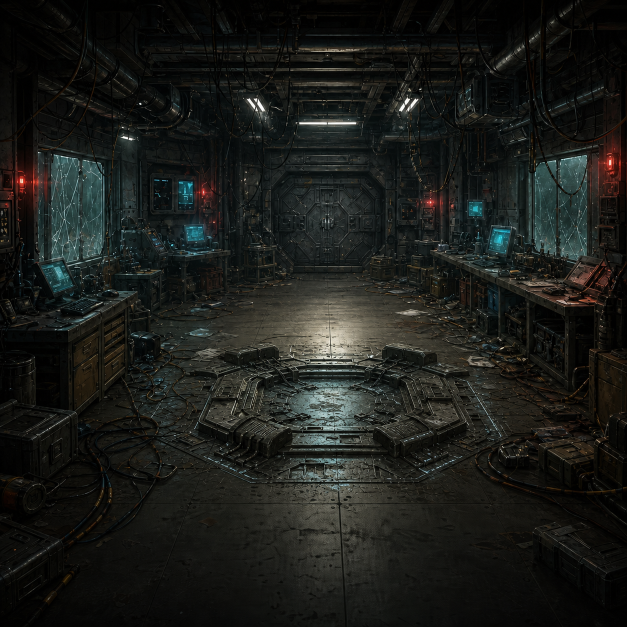
#> input picture Assets/Project/UI/Vertical/Machine/Monolith2D/machine_destroyed_lab_grounded_cradle_square_v07.png, 1254 x 1254 px, given in place of monolith_sector_1_exposed_surface_progression_v35.png, which was not available (shown at 1/2 size)
$ python audit_monolith_node_layout_v56.py
#> lines starting #> are read from the running program, lines starting #| are printed output that depends on the picture; pictures that were not available may be replaced by others from this repository, and a replacement may not be noted
from __future__ import annotations

import json
import math
from pathlib import Path
from typing import Iterable

from PIL import Image, ImageDraw


ROOT = Path(__file__).resolve().parents[1]
ASSETS = ROOT / "Assets/Project/UI/Vertical/Machine/Monolith2D"
OUTPUT = ROOT / "Logs/VisualQA/MachineMonolith2D_V56_Internal"
TILE_SIZE = 627
ALPHA_LIMIT = 250
REFERENCE_ART_SIZE = (291.0, 516.0)
RENDERED_ART_SIZE = (405.0, 720.0)
SYMBOL_CLEAR_HALF = (16.0 / REFERENCE_ART_SIZE[0], 16.0 / REFERENCE_ART_SIZE[1])
ALPHA_CLEAR_HALF = (16.0 / RENDERED_ART_SIZE[0], 16.0 / RENDERED_ART_SIZE[1])
HIT_HALF = (40.0 / REFERENCE_ART_SIZE[0], 40.0 / REFERENCE_ART_SIZE[1])
PREFIXES = (3, 5, 7, 8)

ASSET_NAMES = {
    1: "monolith_sector_1_exposed_surface_progression_v35.png",
    2: "monolith_sector_2_exposed_surface_progression_v43.png",
    3: "monolith_sector_3_lower_right_progression_v55.png",
}

POLYGONS = {
    1: [(.340, .920), (.660, .920), (.645, .180), (.500, .070),
        (.260, .070)],
    2: [(.495, .930), (.620, .900), (.790, .070), (.621, .055),
        (.515, .215)],
    3: [(.470, .900), (.700, .900), (.860, .100), (.480, .100)],
}

# Candidata perceptual inicial. Este archivo es una herramienta interna: las
# posiciones activas siguen perteneciendo a MachineMonolith2DVisualUI.
LAYOUTS = {
    1: [(.595, .820), (.445, .460), (.470, .120), (.505, .670),
        (.560, .210), (.595, .550), (.400, .270), (.520, .350)],
    2: [(.580, .780), (.580, .460), (.710, .120), (.605, .640),
        (.670, .280), (.625, .550), (.610, .200), (.620, .370)],
    3: [(.610, .820), (.540, .470), (.720, .150), (.560, .660),
        (.640, .250), (.680, .560), (.740, .390), (.540, .360)],
}


def cross(a: tuple[float, float], b: tuple[float, float], c: tuple[float, float]) -> float:
    return (b[0] - a[0]) * (c[1] - a[1]) - (b[1] - a[1]) * (c[0] - a[0])


def inside_convex(point: tuple[float, float], polygon: list[tuple[float, float]]) -> bool:
    signs = []
    for index, current in enumerate(polygon):
        value = cross(current, polygon[(index + 1) % len(polygon)], point)
        if abs(value) > 1e-6:
            signs.append(value > 0)
    return bool(signs) and all(sign == signs[0] for sign in signs)


def footprint_inside_polygon(face: int, point: tuple[float, float]) -> bool:
    half_x, half_y = SYMBOL_CLEAR_HALF
    return all(
        inside_convex((point[0] + half_x * dx, point[1] + half_y * dy), POLYGONS[face])
        for dx in (-1, 0, 1)
        for dy in (-1, 0, 1)
    )


def tile_alpha(image: Image.Image, stage: int, u: float, v: float) -> int:
    tile_x = (stage % 2) * TILE_SIZE
    tile_y = (stage // 2) * TILE_SIZE
    x = max(0, min(TILE_SIZE - 1, round(u * (TILE_SIZE - 1))))
    y = max(0, min(TILE_SIZE - 1, round((1.0 - v) * (TILE_SIZE - 1))))
    return image.getpixel((tile_x + x, tile_y + y))[3]


def footprint_inside_alpha(image: Image.Image, stage: int,
                           point: tuple[float, float]) -> bool:
    half_x, half_y = ALPHA_CLEAR_HALF
    for row in range(7):
        for column in range(7):
            u = point[0] - half_x + 2.0 * half_x * column / 6.0
            v = point[1] - half_y + 2.0 * half_y * row / 6.0
            if tile_alpha(image, stage, u, v) < ALPHA_LIMIT:
                return False
    return True


def hitboxes_overlap(a: tuple[float, float], b: tuple[float, float]) -> bool:
    # The visible center of either node must never fall inside the other's
    # 80x80 target. Peripheral overlap remains allowed on these narrow faces.
    return (abs(a[0] - b[0]) < HIT_HALF[0] and
            abs(a[1] - b[1]) < HIT_HALF[1])


def polygon_area(points: Iterable[tuple[float, float]]) -> float:
    ordered = list(points)
    return abs(sum(
        ordered[index][0] * ordered[(index + 1) % len(ordered)][1]
        - ordered[(index + 1) % len(ordered)][0] * ordered[index][1]
        for index in range(len(ordered))
    )) * .5


def convex_hull(points: list[tuple[float, float]]) -> list[tuple[float, float]]:
    ordered = sorted(set(points))
    if len(ordered) <= 1:
        return ordered
    lower: list[tuple[float, float]] = []
    for point in ordered:
        while len(lower) >= 2 and cross(lower[-2], lower[-1], point) <= 0:
            lower.pop()
        lower.append(point)
    upper: list[tuple[float, float]] = []
    for point in reversed(ordered):
        while len(upper) >= 2 and cross(upper[-2], upper[-1], point) <= 0:
            upper.pop()
        upper.append(point)
    return lower[:-1] + upper[:-1]


def layout_metrics(face: int, stage: int, points: list[tuple[float, float]],
                   image: Image.Image) -> dict:
    valid = [footprint_inside_polygon(face, point) and
             footprint_inside_alpha(image, stage, point)
             for point in points]
    overlaps = []
    distances = []
    for left in range(len(points)):
        for right in range(left + 1, len(points)):
            distances.append(math.dist(points[left], points[right]))
            if hitboxes_overlap(points[left], points[right]):
                overlaps.append([left + 1, right + 1])

    polygon = POLYGONS[face]
    poly_x = [point[0] for point in polygon]
    poly_y = [point[1] for point in polygon]
    x_span = (max(point[0] for point in points) - min(point[0] for point in points)) / (max(poly_x) - min(poly_x))
    y_span = (max(point[1] for point in points) - min(point[1] for point in points)) / (max(poly_y) - min(poly_y))
    hull_ratio = polygon_area(convex_hull(points)) / polygon_area(polygon)
    return {
        "safe": all(valid),
        "invalid_points": [index + 1 for index, value in enumerate(valid) if not value],
        "hitbox_overlaps": overlaps,
        "min_center_distance": round(min(distances), 4) if distances else 0.0,
        "x_span_ratio": round(x_span, 4),
        "y_span_ratio": round(y_span, 4),
        "hull_area_ratio": round(hull_ratio, 4),
    }


def draw_overlay(face: int, image: Image.Image, stage: int,
                 points: list[tuple[float, float]]) -> None:
    tile_x = (stage % 2) * TILE_SIZE
    tile_y = (stage // 2) * TILE_SIZE
    tile = image.crop((tile_x, tile_y, tile_x + TILE_SIZE, tile_y + TILE_SIZE)).convert("RGBA")
    draw = ImageDraw.Draw(tile, "RGBA")
    polygon = [(round(x * TILE_SIZE), round((1.0 - y) * TILE_SIZE)) for x, y in POLYGONS[face]]
    draw.line(polygon + [polygon[0]], fill=(0, 220, 255, 210), width=3)
    count = PREFIXES[stage]
    for index, point in enumerate(points[:count]):
        cx = point[0] * TILE_SIZE
        cy = (1.0 - point[1]) * TILE_SIZE
        hit_x = HIT_HALF[0] * TILE_SIZE
        hit_y = HIT_HALF[1] * TILE_SIZE
        draw.rectangle((cx - hit_x, cy - hit_y, cx + hit_x, cy + hit_y),
                       outline=(255, 170, 0, 170), width=2)
        radius = 10
        draw.ellipse((cx - radius, cy - radius, cx + radius, cy + radius),
                     fill=(0, 235, 255, 230), outline=(255, 255, 255, 255), width=2)
        draw.text((cx + 12, cy - 12), str(index + 1), fill=(255, 255, 255, 255))
    path = OUTPUT / f"face_{face}_stage_{stage}_{(0, 20, 40, 60)[stage]}pct_overlay.png"
    tile.save(path)


def main() -> None:
    OUTPUT.mkdir(parents=True, exist_ok=True)
    report = {
        "reference_art_size": REFERENCE_ART_SIZE,
        "symbol_clear_half_normalized": SYMBOL_CLEAR_HALF,
        "hitbox_half_normalized": HIT_HALF,
        "faces": {},
    }
    failed = False
    for face in (1, 2, 3):
        image = Image.open(ASSETS / ASSET_NAMES[face]).convert("RGBA")
        points = LAYOUTS[face]
        stages = {}
        for stage, count in enumerate(PREFIXES):
            metrics = layout_metrics(face, stage, points[:count], image)
            stages[str((0, 20, 40, 60)[stage])] = metrics
            draw_overlay(face, image, stage, points)
            failed |= not metrics["safe"] or bool(metrics["hitbox_overlaps"])
#> this loop made 4 passes
#> valid in layout_metrics on passes 1 to 4: [True, True, True], [True, True, True, True, True], [True, True, True, True, True, True, True], [True, True, True, True, True, True, True, True]
#> pass 1, in draw_overlay, `tile = image.crop((tile_x, tile_y, tile_x + TILE_SIZE, tile_y + TILE_S..`:
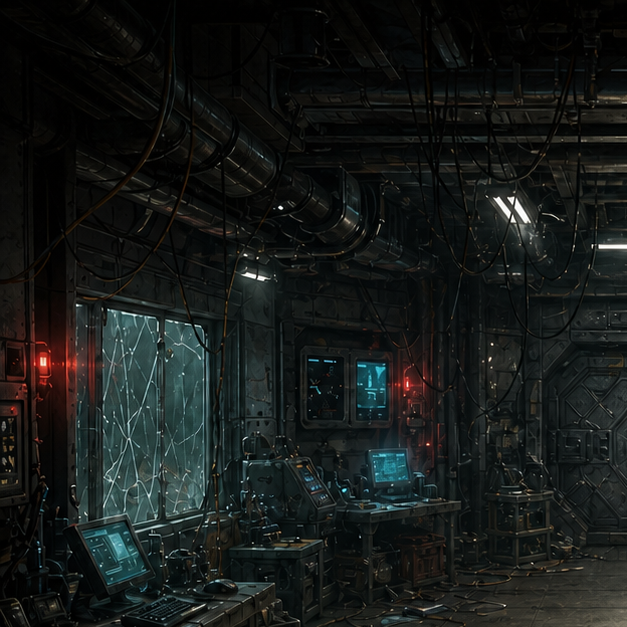
#> tile: PIL image 627x627 RGBA; mean R, G, B, A 22, 25.7, 24.2, 255
#> pass 1, in draw_overlay, `tile.save(path)`:
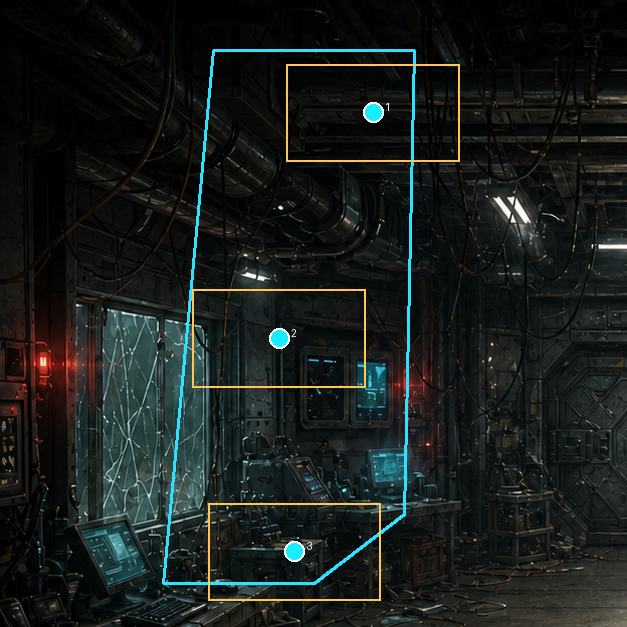
#> saved as face_1_stage_0_0pct_overlay.png: PIL image 627x627 RGBA; mean R, G, B, A 23.9, 29.6, 27.1, 253.8; transparent parts drawn white
#> pass 2, in draw_overlay (call 2), `tile = image.crop((tile_x, tile_y, tile_x + TILE_SIZE, tile_y + TILE_S..`:
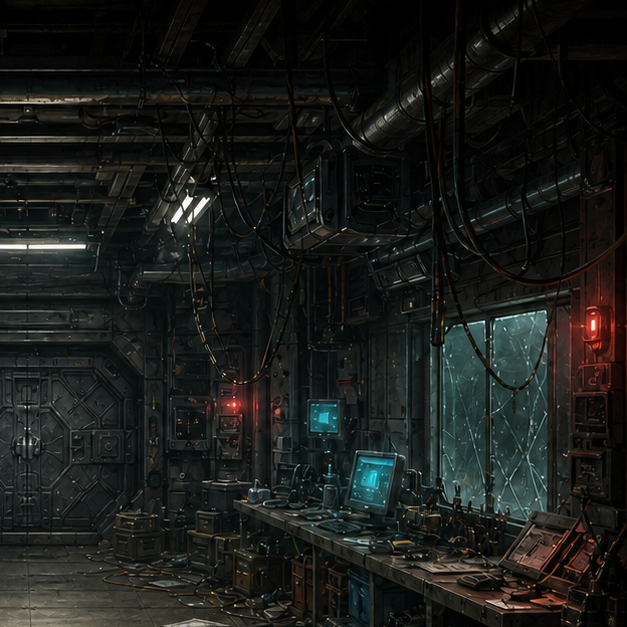
#> tile: PIL image 627x627 RGBA; mean R, G, B, A 26.3, 28.4, 25.9, 255
#> pass 2, in draw_overlay (call 2), `tile.save(path)`:
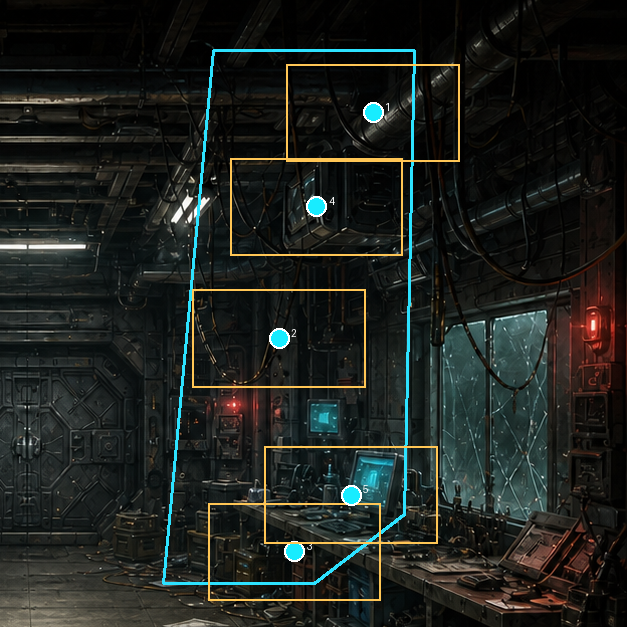
#> saved as face_1_stage_1_20pct_overlay.png: PIL image 627x627 RGBA; mean R, G, B, A 29.4, 33.4, 29.1, 253.3; transparent parts drawn white
#> after the loop, failed = False; stages = 4 items
        report["faces"][str(face)] = stages
#> pass 2 of the loop in main, `for face in (1, 2, 3):`:
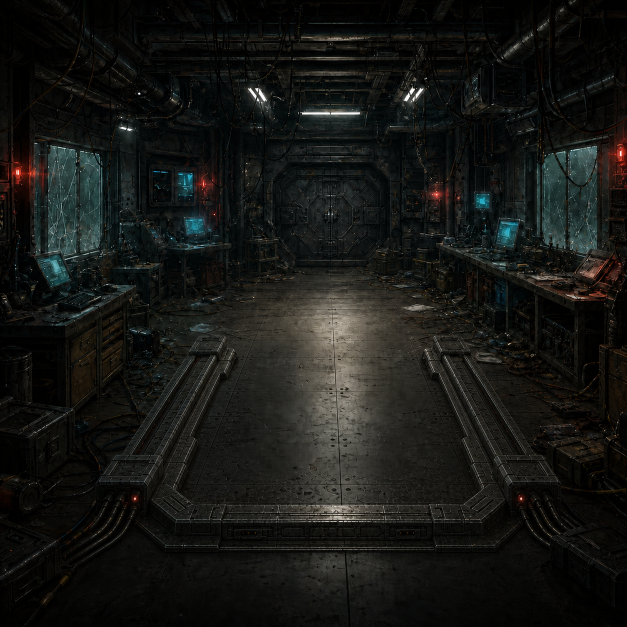
#> input picture Assets/Project/UI/Vertical/Machine/Monolith2D/machine_destroyed_lab_monolith_fit_square_v30.png, 1254 x 1254 px, given in place of monolith_sector_2_exposed_surface_progression_v43.png, which was not available (shown at 1/2 size)
#> points = [(0.58, 0.78), (0.58, 0.46), (0.71, 0.12), (0.605, 0.64), (0.67, 0.28), (0.625, 0.55), (0.61, 0.2), (0.62, 0.37)]
#> the loop in main, `for stage, count in enumerate(PREFIXES):` made 4 passes
#> (valid in layout_metrics, hull_ratio in layout_metrics) on passes 1, 2, 4: ([True, True, True], 0.13), ([True, True, True, True, True], 0.13), ([True, True, True, True, True, True, True, True], 0.203)
#> pass 1, in draw_overlay (call 5), `tile.save(path)`:
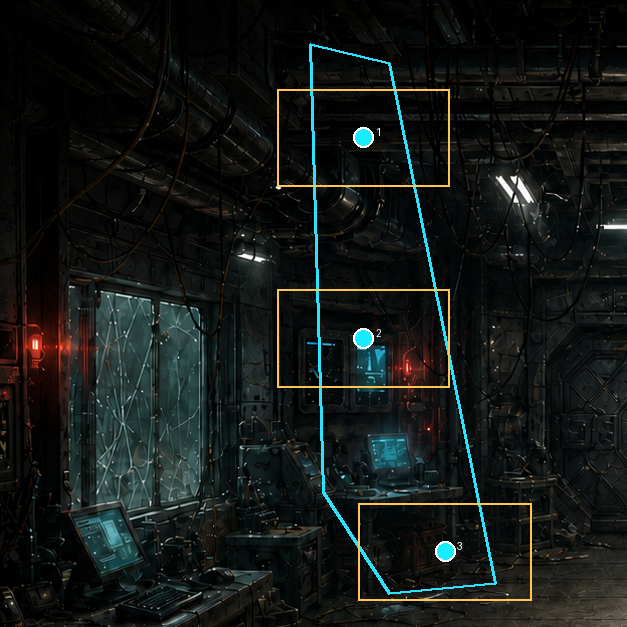
#> saved as face_2_stage_0_0pct_overlay.png: PIL image 627x627 RGBA; mean R, G, B, A 19.6, 24.4, 22, 253.8; transparent parts drawn white
#> pass 2, in draw_overlay (call 6), `tile.save(path)`:
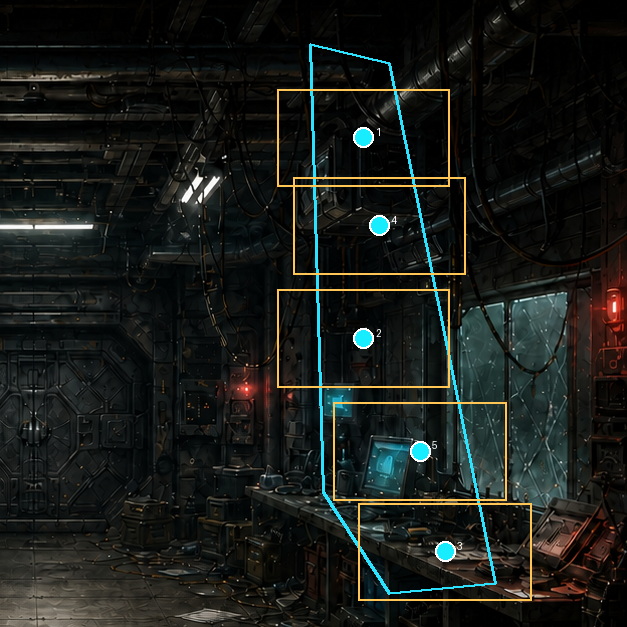
#> saved as face_2_stage_1_20pct_overlay.png: PIL image 627x627 RGBA; mean R, G, B, A 24.6, 27.8, 23.8, 253.4; transparent parts drawn white
#> after the loop in main, `for stage, count in enumerate(PREFIXES):`: failed = False
    report_path = OUTPUT / "layout_metrics.json"
    report_path.write_text(json.dumps(report, indent=2), encoding="utf-8")
    print(json.dumps(report, indent=2))
#> (printed output is left out)
    if failed:
        raise SystemExit("FAIL: hay huellas inseguras o centros táctiles ambiguos")
    print("PASS: huellas seguras y cero capturas ambiguas entre centros táctiles")


if __name__ == "__main__":
    main()
